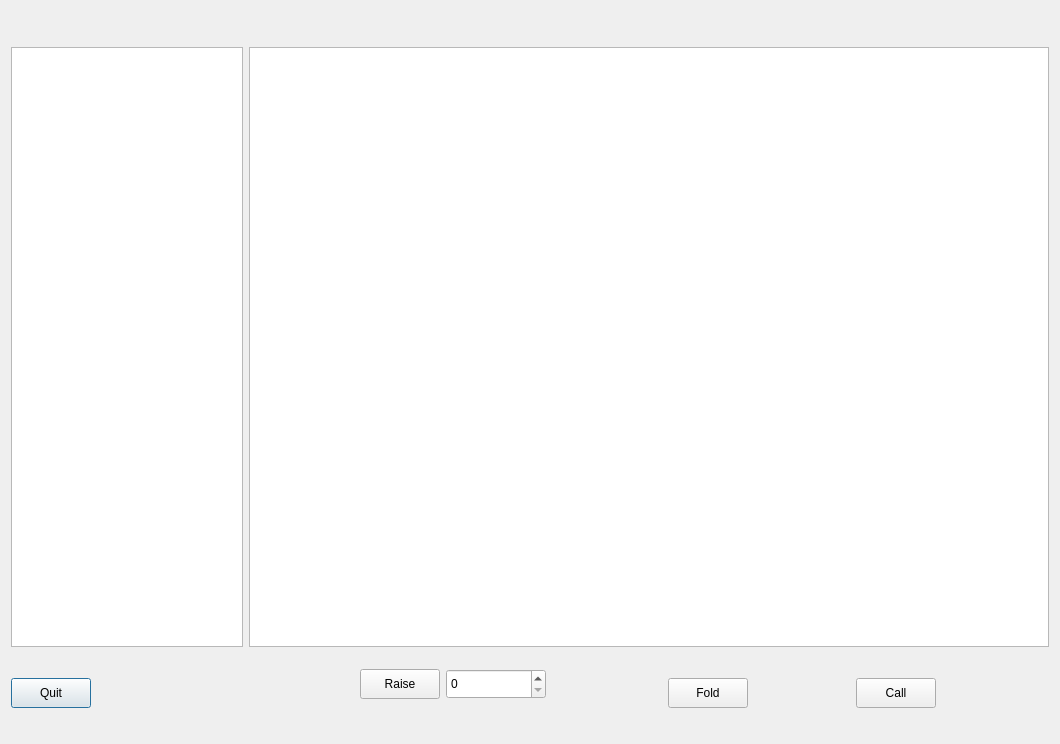
<?xml version="1.0" encoding="UTF-8"?>
<ui version="4.0">
 <class>gameWindow</class>
 <widget class="QDialog" name="gameWindow">
  <property name="geometry">
   <rect>
    <x>0</x>
    <y>0</y>
    <width>1060</width>
    <height>740</height>
   </rect>
  </property>
  <property name="windowTitle">
   <string>Dialog</string>
  </property>
  <layout class="QGridLayout" name="gridLayout">
   <item row="1" column="0">
    <widget class="QListWidget" name="status_view">
     <property name="minimumSize">
      <size>
       <width>0</width>
       <height>600</height>
      </size>
     </property>
     <property name="maximumSize">
      <size>
       <width>16777215</width>
       <height>600</height>
      </size>
     </property>
    </widget>
   </item>
   <item row="1" column="2">
    <widget class="QListView" name="cardView">
     <property name="minimumSize">
      <size>
       <width>800</width>
       <height>600</height>
      </size>
     </property>
     <property name="maximumSize">
      <size>
       <width>800</width>
       <height>600</height>
      </size>
     </property>
    </widget>
   </item>
   <item row="6" column="0">
    <widget class="QPushButton" name="pbQuit">
     <property name="minimumSize">
      <size>
       <width>80</width>
       <height>30</height>
      </size>
     </property>
     <property name="maximumSize">
      <size>
       <width>80</width>
       <height>30</height>
      </size>
     </property>
     <property name="text">
      <string>Quit</string>
     </property>
    </widget>
   </item>
   <item row="6" column="2">
    <widget class="QWidget" name="widget" native="true">
     <property name="minimumSize">
      <size>
       <width>0</width>
       <height>80</height>
      </size>
     </property>
     <property name="maximumSize">
      <size>
       <width>16777215</width>
       <height>80</height>
      </size>
     </property>
     <widget class="QPushButton" name="pbFold">
      <property name="geometry">
       <rect>
        <x>419</x>
        <y>25</y>
        <width>80</width>
        <height>30</height>
       </rect>
      </property>
      <property name="minimumSize">
       <size>
        <width>80</width>
        <height>30</height>
       </size>
      </property>
      <property name="maximumSize">
       <size>
        <width>80</width>
        <height>30</height>
       </size>
      </property>
      <property name="text">
       <string>Fold</string>
      </property>
     </widget>
     <widget class="QPushButton" name="pbCall">
      <property name="geometry">
       <rect>
        <x>607</x>
        <y>25</y>
        <width>80</width>
        <height>30</height>
       </rect>
      </property>
      <property name="minimumSize">
       <size>
        <width>80</width>
        <height>30</height>
       </size>
      </property>
      <property name="maximumSize">
       <size>
        <width>80</width>
        <height>30</height>
       </size>
      </property>
      <property name="text">
       <string>Call</string>
      </property>
     </widget>
     <widget class="QWidget" name="widget_2" native="true">
      <property name="geometry">
       <rect>
        <x>111</x>
        <y>16</y>
        <width>200</width>
        <height>48</height>
       </rect>
      </property>
      <property name="minimumSize">
       <size>
        <width>200</width>
        <height>0</height>
       </size>
      </property>
      <property name="maximumSize">
       <size>
        <width>200</width>
        <height>200</height>
       </size>
      </property>
      <layout class="QFormLayout" name="formLayout">
       <item row="0" column="0">
        <widget class="QPushButton" name="pbRaise">
         <property name="minimumSize">
          <size>
           <width>80</width>
           <height>30</height>
          </size>
         </property>
         <property name="maximumSize">
          <size>
           <width>80</width>
           <height>30</height>
          </size>
         </property>
         <property name="toolTip">
          <string>Raise Amount is what you currently have in the pot and credits from your credit pool combined.</string>
         </property>
         <property name="text">
          <string>Raise</string>
         </property>
        </widget>
       </item>
       <item row="0" column="1">
        <widget class="QSpinBox" name="sbCred">
         <property name="minimumSize">
          <size>
           <width>100</width>
           <height>30</height>
          </size>
         </property>
         <property name="maximumSize">
          <size>
           <width>100</width>
           <height>30</height>
          </size>
         </property>
         <property name="toolTip">
          <string>Raise Amount is what you currently have in the pot and credits from your credit pool combined.</string>
         </property>
        </widget>
       </item>
      </layout>
     </widget>
    </widget>
   </item>
   <item row="0" column="2">
    <widget class="QLabel" name="playerName">
     <property name="minimumSize">
      <size>
       <width>300</width>
       <height>30</height>
      </size>
     </property>
     <property name="text">
      <string/>
     </property>
    </widget>
   </item>
  </layout>
 </widget>
 <resources/>
 <connections/>
</ui>
